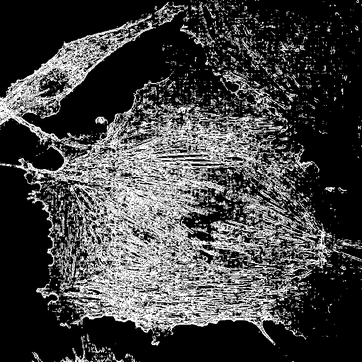
#> input picture orientationj-test-images/masks/cell_aemisegger.tif, 362 x 362 px, shrunk from 728 x 728 before the run, given in place of synthetic_rings_dither_512.tif, which was not available
$ jupyter execute --allow-errors benchmark_orientation.ipynb   (text cells are left out)
#> lines starting #> are read from the running program, lines starting #| are printed output that depends on the picture; after the words box and inside, x2 and y2 are one past the last pixel; in counts of white or black regions, pixels touching at a corner belong together; pictures that were not available may be replaced by others from this repository, and a replacement may not be noted
### assessment/orientationj_python_port/orientationj.py
"""
orientationj.py — faithful NumPy port of the OrientationJ gradient structure tensor (GST).

Every step reproduces the Java source of the plugin, operation by operation:

  OrientationJ Analysis      -> analysis() and survey()
      orientation.Gradient.gradientSpline      cubic-spline gradient (plugin default)
      orientation.filters.Gaussian             IIR exponential-cascade Gaussian (9 pole pairs)
      orientation.StructureTensor              energy, orientation, coherency, ...
      orientation.ColorMapping.colorHSB        HSB color survey (java.awt.Color.HSBtoRGB)
  OrientationJ Distribution  -> distribution()
      orientation.OrientationResults.distribution   180 bins of 1 degree, [-90, +90]
  OrientationJ Vector Field  -> vector_field() and vector_segments()
      orientation.OrientationResults.displayVectorField

Conventions (identical to the plugin):
  - images are 2D, indexed image[y, x], x = column, y = row (pointing down on screen),
  - the spline gradient is gx[x] = 0.5 * (c[x-1] - c[x+1]) on the cubic-spline
    coefficients c, i.e. minus the analytical derivative; the tensor only uses
    products of gradients so the features are unaffected,
  - theta = 0.5 * atan2(2*Jxy, Jyy - Jxx) in [-pi/2, +pi/2], counter-clockwise
    from the horizontal axis of the displayed image, along the structures,
  - intermediate maps are rounded to float32 wherever the plugin stores them in a
    float buffer, so the numbers match the Java output to float precision.

Defaults are the plugin macro defaults: sigma = 1 (structure tensor), epsilon = 0.001,
min-coherency = 0 %, min-energy = 0 %, vector grid = 10, scale = 100 %, type = 0,
aggregation = 'nematic' (plugin 2.2.0; 'average' reproduces the versions before).

Daniel Sage, Biomedical Imaging Group, EPFL.
"""

import numpy as np
import pandas as pd
from scipy.signal import lfilter
import tifffile

EPSILON = 0.001            # OrientationParameters.epsilon
SPLINE_POLE = np.sqrt(3.0) - 2.0
SPLINE_GAIN = 6.0

__all__ = ['load', 'analysis', 'survey', 'distribution', 'distribution_table',
           'vector_field', 'vector_segments', 'gradient_spline', 'gaussian_smooth']


# ------------------------------------------------------------------ image I/O

def load(path):
    """Read a TIFF as a 2D float64 image[y, x] (raw pixel values, like ImageJ
    converting the image to 32-bit)."""
    image = tifffile.imread(path).astype(np.float64)
    if image.ndim != 2:
        raise ValueError(str(path) + ': expected a single 2D image, got shape '
                         + str(image.shape))
    return image


# --------------------------------------------- cubic-spline prefilter (CubicSpline.java)

def _spline_coefficients(signal):
    """doSymmetricalExponentialFilter along the last axis (c0 = 6, a = sqrt(3) - 2),
    with the plugin's truncated-mirror initialization (epsilon = 1e-6)."""
    a = SPLINE_POLE
    n = signal.shape[-1]
    flat = signal.reshape(-1, n)

    # causal init: v = s[0] + sum_{k=1}^{k0-1} a^k s[k], k0 = ceil(ln 1e-6 / ln|a|)
    k0 = min(n, int(np.ceil(np.log(1e-6) / np.log(np.abs(a)))))
    weights = a ** np.arange(k0)
    init = flat[:, :k0] @ weights

    # causal: cp[k] = s[k] + a cp[k-1]
    causal_in = flat.copy()
    causal_in[:, 0] = init
    cp = lfilter([1.0], [1.0, -a], causal_in, axis=-1)

    # anti-causal: cn[n-1] = a/(a^2-1) (cp[n-1] + a cp[n-2]);  cn[k] = a (cn[k+1] - cp[k])
    cn = _anticausal(cp, a)
    return (SPLINE_GAIN * cn).reshape(signal.shape)


def _anticausal(cp, pole, init=None):
    """Backward recursion out[k] = pole * (out[k+1] - cp[k]) along the last axis."""
    if init is None:
        init = (pole / (pole * pole - 1.0)) * (cp[:, -1] + pole * cp[:, -2])
    reversed_in = cp[:, ::-1]
    zi = (init + pole * reversed_in[:, 0])[:, np.newaxis]
    out, _ = lfilter([-pole], [1.0, -pole], reversed_in, axis=-1, zi=zi)
    return out[:, ::-1]


# --------------------------------------------------- spline gradient (Gradient.java)

def gradient_spline(image):
    """Gradient.gradientSpline: gx, gy from the cubic-spline coefficients,
    gx[x] = 0.5 * (c[x-1] - c[x+1]), zero on the first/last column (row for gy).
    Returns float32 maps like the plugin's float buffers."""
    image = np.asarray(image).astype(np.float32).astype(np.float64)
    gx = np.zeros_like(image)
    gy = np.zeros_like(image)

    coef = _spline_coefficients(image)          # along x, row by row
    gx[:, 1:-1] = 0.5 * (coef[:, :-2] - coef[:, 2:])

    coef = _spline_coefficients(image.T).T      # along y, column by column
    gy[1:-1, :] = 0.5 * (coef[:-2, :] - coef[2:, :])

    return gx.astype(np.float32), gy.astype(np.float32)


# ------------------------------------------- Gaussian filter (filters/Gaussian.java)

def _gaussian_axis(flat, pole):
    """convolveIIR_TriplePole: 9 cascaded symmetric pole pairs along the last axis."""
    n = flat.shape[-1]
    passes = 9
    out = flat * ((1.0 - pole) * (1.0 - 1.0 / pole)) ** passes

    # weights of getInitialCausalCoefficientMirror (tolerance 1e-5, truncated horizon)
    horizon = min(n, 2 + int(np.log(1e-5) / np.log(np.abs(pole))))
    weights = np.zeros(n)
    weights[0] = 1.0
    weights[n - 1] += pole ** (n - 1)
    for k in range(1, horizon - 1):
        weights[k] += pole ** k + pole ** (2 * n - 2 - k)
    weights /= 1.0 - pole ** (2 * n - 2)

    for _ in range(passes):
        causal_in = out.copy()
        causal_in[:, 0] = out @ weights
        out = lfilter([1.0], [1.0, -pole], causal_in, axis=-1)
        init = (pole * out[:, -2] + out[:, -1]) * pole / (pole * pole - 1.0)
        out = _anticausal(out, pole, init=init)
    return out


def gaussian_smooth(image, sigma):
    """filters/Gaussian.java on one 2D image: separable IIR Gaussian, both axes."""
    if sigma <= 0:
        return image.copy()
    s2 = sigma * sigma
    pole = 1.0 + (3.0 / s2) - (np.sqrt(9.0 + 6.0 * s2) / s2)
    ny, nx = image.shape
    out = _gaussian_axis(image.T.reshape(-1, ny), pole).reshape(nx, ny).T  # along y
    out = _gaussian_axis(out.reshape(-1, nx), pole).reshape(ny, nx)        # along x
    return out


# --------------------------------------------- analysis (StructureTensor.java)

def analysis(image, sigma=1.0, epsilon=EPSILON):
    """OrientationJ Analysis with the cubic-spline gradient.

    sigma is the standard deviation of the Gaussian window of the structure
    tensor (the 'local window sigma' of the dialog; macro default 1).

    Returns a dict of float32 maps shaped like the input image:
      gx, gy, energy, orientation (radians), coherency
    """
    gx, gy = gradient_spline(image)

    dx = gx.astype(np.float64)
    dy = gy.astype(np.float64)
    dxx = dx * dx
    dxy = dx * dy
    dyy = dy * dy
    if sigma > 0:
        dxx = gaussian_smooth(dxx, sigma)
        dxy = gaussian_smooth(dxy, sigma)
        dyy = gaussian_smooth(dyy, sigma)

    return {'gx': gx, 'gy': gy,
            'energy': (dxx + dyy).astype(np.float32),
            'orientation': (0.5 * np.arctan2(2.0 * dxy, dyy - dxx)).astype(np.float32),
            'coherency': (np.sqrt((dyy - dxx) ** 2 + 4.0 * dxy * dxy)
                          / (dxx + dyy + epsilon)).astype(np.float32)}


# --------------------------------------- color survey (ColorMapping.colorHSB)

# [188 lines left out: functions _hsb_to_rgb, survey, distribution, distribution_table, vector_field, vector_segments, not called in this run]

### assessment/benchmarking_tools/benchmark_orientation.ipynb
[cell 1]
import os
import sys

import numpy as np
import pandas as pd
import matplotlib.pyplot as plt
import tifffile

sys.path.insert(0, os.path.join('..', '..', 'orientationj-python-port'))
import orientationj as oj
import orientationpy
from skimage.feature import structure_tensor

import gst_minimal

SIGMA = 1.0
IMAGES = ['synthetic_rings_dither_512', 'synthetic_nematic_512',
          'synthetic_noise_512', 'collagen']
INPUT = os.path.join('..', '..', 'orientationj-test-images')
MASKS = os.path.join(INPUT, 'masks')
FIJI = os.path.join('results', 'fiji')
OUTPUT = 'results'
os.makedirs(OUTPUT, exist_ok=True)

ANGLES = np.arange(180) - 89.5

# fixed tool order and colors (Okabe-Ito, color-blind safe)
COLORS = {'OrientationJ (Fiji)': '#0072B2',
          'OrientationJ Python port': '#E69F00',
          'OrientationPy': '#009E73',
          'GST minimal': '#000000',
          'scikit-image': '#CC79A7',
          'direct gradient': '#56B4E9',
          'Directionality (Fiji)': '#D55E00'}
MASKED_TOOLS = ['OrientationJ (Fiji)', 'OrientationJ Python port', 'OrientationPy',
                'GST minimal', 'scikit-image', 'direct gradient']
FULL_TOOLS = ['OrientationJ (Fiji)', 'OrientationJ Python port', 'OrientationPy',
              'GST minimal', 'scikit-image', 'Directionality (Fiji)']

# coinciding curves are told apart by line style: thick solid base for the Fiji
# plugin, the port dashed on top of it, OrientationPy dotted
STYLES = {'OrientationJ (Fiji)': dict(linestyle='-', linewidth=2.6),
          'OrientationJ Python port': dict(linestyle=(0, (5, 4)), linewidth=1.4),
          'OrientationPy': dict(linestyle=(0, (1, 1.8)), linewidth=1.8),
          'GST minimal': dict(linestyle='-', linewidth=1.0, alpha=0.85),
          'scikit-image': dict(linestyle='-', linewidth=1.2, alpha=0.85),
          'direct gradient': dict(linestyle='-', linewidth=1.2, alpha=0.85),
          'Directionality (Fiji)': dict(linestyle='-', linewidth=1.2, alpha=0.85)}

plt.rcParams.update({
    'figure.facecolor': 'white', 'font.size': 10, 'axes.titlesize': 10,
    'axes.spines.top': False, 'axes.spines.right': False,
    'axes.edgecolor': '#cfcec6', 'grid.color': '#e8e8e4', 'grid.linewidth': 0.8,
    'text.color': '#3a3a37', 'axes.labelcolor': '#3a3a37',
    'xtick.color': '#6b6a63', 'ytick.color': '#6b6a63'})

images = {name: oj.load(os.path.join(INPUT, 'images', name + '.tif')) for name in IMAGES}
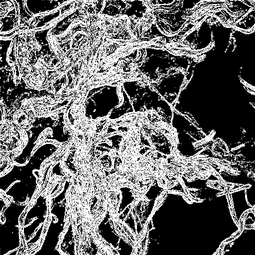
#> input picture orientationj-test-images/masks/collagen.tif, 255 x 255 px, shrunk from 512 x 512 before the run, given in place of synthetic_nematic_512.tif, which was not available
#> (the rest of this cell did not finish here and is left out)

[cell 2]
# orientation maps in degrees, one per pixel-based tool
thetas = {name: {} for name in IMAGES}
#> thetas = 4 items
#> (the rest of this cell did not finish here and is left out)

#> in _spline_coefficients, `init = flat[:, :k0] @ weights`: init = 362 values, max 213 at index 104, min -0.278 at index 95, mean 14.74
#> in _spline_coefficients, `causal_in[:, 0] = init`: causal_in: shape (362, 362) float64; min -0.278, max 255, mean 66.4
#> in _spline_coefficients, `cp = lfilter([1.0], [1.0, -a], causal_in, axis=-1)`:
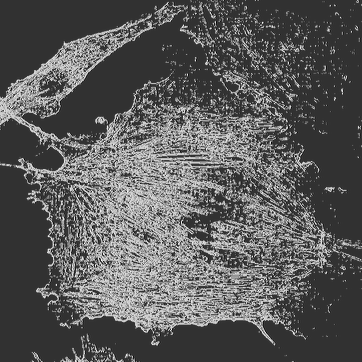
#> cp: shape (362, 362) float64; min -63.52, max 261, mean 52.4; drawn with min black and max white
#> in _anticausal, `init = (pole / (pole * pole - 1.0)) * (cp[:, -1] + pole * cp[:, -2])`: init = 362 values, max 46.61 at index 246, min -20.84 at index 128, mean 1.06
#> in _anticausal, `reversed_in = cp[:, ::-1]`:
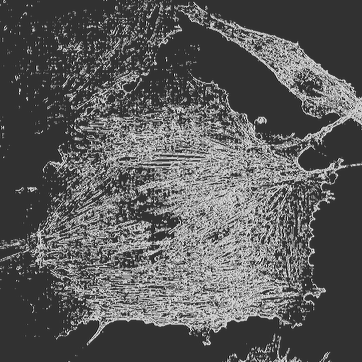
#> reversed_in: shape (362, 362) float64; min -63.52, max 261, mean 52.4; drawn with min black and max white
#> in _anticausal, `zi = (init + pole * reversed_in[:, 0])[:, np.newaxis]`: zi = 362 values, max 2.76 at index 146, min -13.59 at index 126, mean -0.206
#> in _spline_coefficients (call 2), `flat = signal.reshape(-1, n)`:
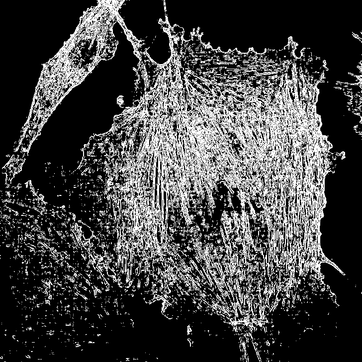
#> flat: shape (362, 362) float64; min 0, max 255, mean 66.4
#> in _spline_coefficients (call 2), `init = flat[:, :k0] @ weights`: init = 362 values, max 178.3 at index 357, min -33.44 at index 213, mean 4.76
#> in _spline_coefficients (call 2), `causal_in[:, 0] = init`: causal_in: shape (362, 362) float64; 0.11% of pixels changed, all inside (x1, y1, x2, y2) = (0, 152, 1, 362)
#> in _spline_coefficients (call 2), `cp = lfilter([1.0], [1.0, -a], causal_in, axis=-1)`:
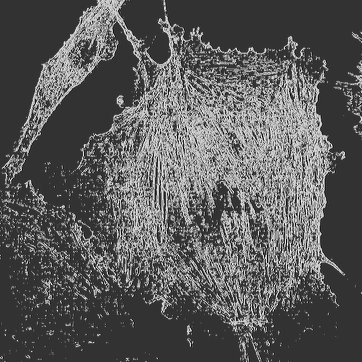
#> cp: shape (362, 362) float64; min -65.49, max 265.5, mean 52.4; drawn with min black and max white
#> call 2 of _anticausal, with pole = -0.268
#> in _anticausal (call 2), `init = (pole / (pole * pole - 1.0)) * (cp[:, -1] + pole * cp[:, -2])`: init = 362 values, max 65.64 at index 118, min -23.05 at index 62, mean 5.38
#> in _anticausal (call 2), `reversed_in = cp[:, ::-1]`:
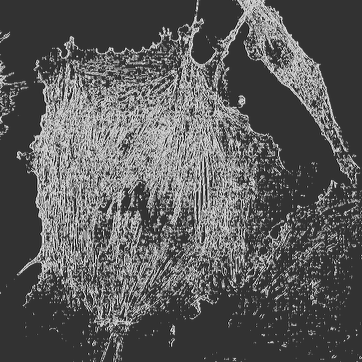
#> reversed_in: shape (362, 362) float64; min -65.49, max 265.5, mean 52.4; drawn with min black and max white
#> in _anticausal (call 2), `zi = (init + pole * reversed_in[:, 0])[:, np.newaxis]`: zi = 362 values, max 5.43 at index 92, min -14.9 at index 121, mean -1.01
#> call 2 of _gaussian_axis, with pole = 0.127
#> the loop in _gaussian_axis (call 2), `for _ in range(passes):` made 9 passes
#> pass 1, in _anticausal (call 12), `reversed_in = cp[:, ::-1]`:
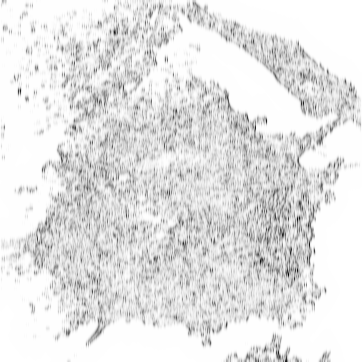
#> reversed_in: shape (362, 362) float64; min -2.98e+11, max -6.55e-64, mean -3.07e+10; drawn with min black and max white
#> after the loop in _gaussian_axis (call 2), `for _ in range(passes):`:
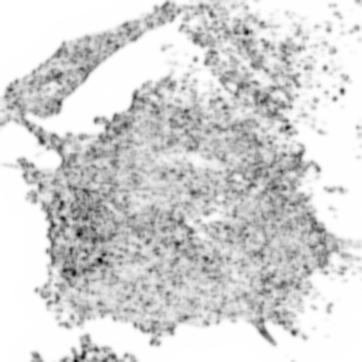
#> causal_in: shape (362, 362) float64; min -97257.3, max -5.9e-65, mean -15962.8; drawn with min black and max white
#> call 2 of gaussian_smooth, with sigma = 1
#> call 3 of _gaussian_axis, with pole = 0.127
#> after the loop in _gaussian_axis (call 3), `for _ in range(passes):`:
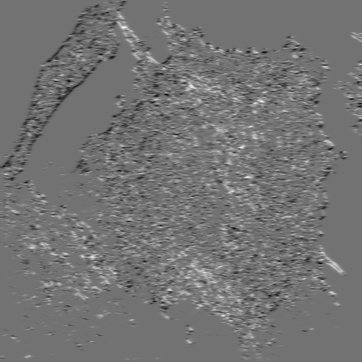
#> causal_in: shape (362, 362) float64; min -86015.2, max 104829.6, mean 986.1; drawn with min black and max white
#> in gaussian_smooth (call 2), `out = _gaussian_axis(image.T.reshape(-1, ny), pole).reshape(nx, ny).T`:
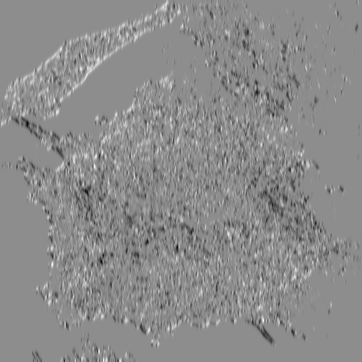
#> out: shape (362, 362) float64; min -16970.7, max 13661.3, mean -164.3; drawn with min black and max white
#> `f = oj.analysis(image, sigma=SIGMA)`: f = 5 items
    thetas[name]['OrientationJ Python port'] = np.degrees(f['orientation'])

    # direct gradient: same spline gradient, no tensor smoothing
    f0 = oj.analysis(image, sigma=0.0)
    thetas[name]['direct gradient'] = np.degrees(f0['orientation'])

    # OrientationPy (spline gradient, sigma = 1, fiber orientation in degrees)
    gradients = orientationpy.computeGradient(image, mode='splines')
    tensor = orientationpy.computeStructureTensor(gradients, sigma=SIGMA)
    thetas[name]['OrientationPy'] = \
        orientationpy.computeOrientation(tensor, mode='fiber')['theta']

    # GST minimal: the operator in ~15 lines (Gaussian-derivative gradient)
    thetas[name]['GST minimal'] = gst_minimal.orientation(image, sigma=SIGMA)

    # scikit-image (np.gradient derivatives, Gaussian window sigma = 1)
    Arr, Arc, Acc = structure_tensor(image, sigma=SIGMA, mode='mirror', order='rc')
    thetas[name]['scikit-image'] = np.degrees(0.5 * np.arctan2(2.0 * Arc, Arr - Acc))

    # OrientationJ (Fiji): orientation map saved by macro-orientationj.ijm
    path = os.path.join(FIJI, 'OJ-Orientation-' + name + '.tif')
    if os.path.exists(path):
        thetas[name]['OrientationJ (Fiji)'] = tifffile.imread(path).astype(np.float64)
    else:
        print('missing (run macro-orientationj.ijm):', path)
    print('computed', name)

[cell 3]
def density(theta_degrees, mask):
    """OrientationJ binning of an orientation map: 180 bins of 1 degree,
    normalized to probability per bin."""
    bins = np.clip(np.floor(90.0 + theta_degrees).astype(int), 0, 179)
    counts = np.bincount(bins[mask], minlength=180).astype(float)
    return counts / counts.sum()


#> (the rest of this cell did not finish here and is left out)
